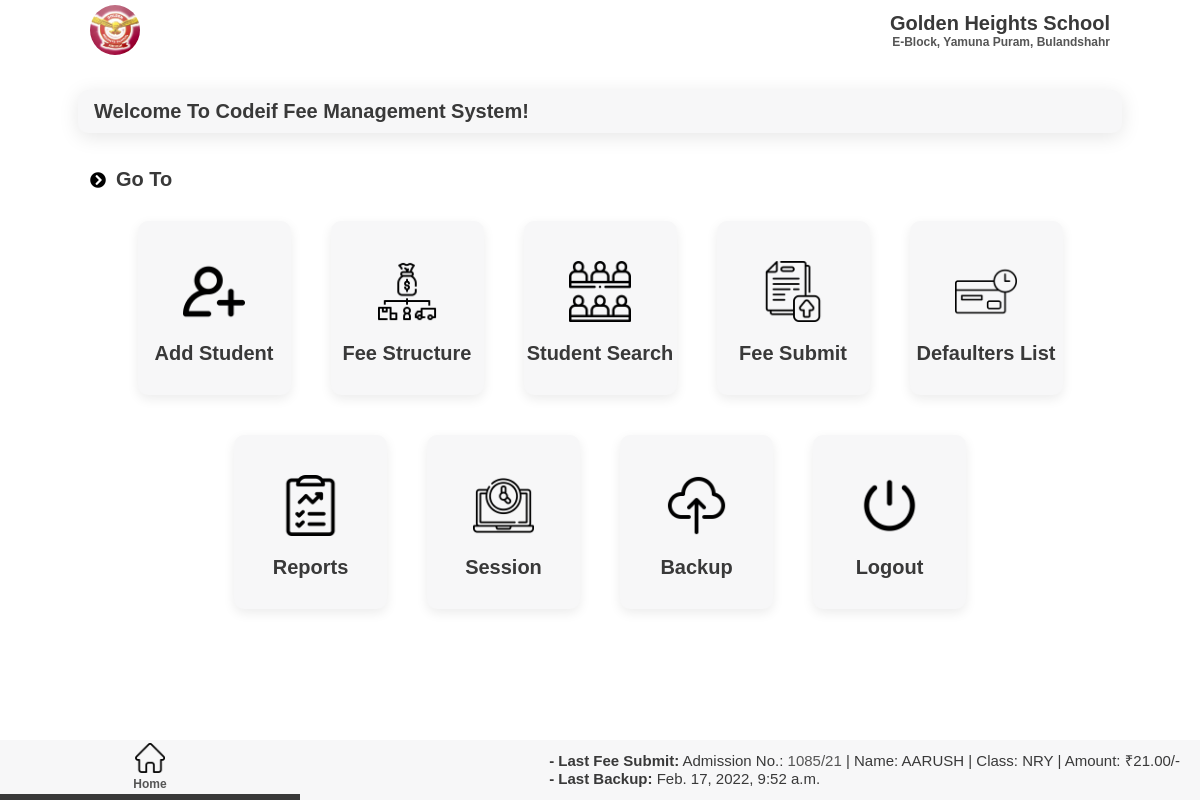
The app's page /dashboard (signed in) with its own data.
### fee/models.py (models this page shows)
class FeeSubmit(models.Model):
    student = models.ForeignKey('school.student', on_delete=models.CASCADE)
    txn_id = models.CharField(max_length=100, null=True, blank=True)
    amount = models.IntegerField()
    date = models.DateField(auto_now=True)
    submit_date = models.DateField()
    mop = models.CharField(max_length=50, default='Cash')
    memo_no = models.IntegerField(null=True, blank=True)
    session = models.ForeignKey('school.Session', on_delete=models.CASCADE, default=1)

### school/models.py (models this page shows)
class Student(models.Model):
    fname = models.CharField(max_length=50)
    mname = models.CharField(max_length=50, blank=True, null=True)
    lname = models.CharField(max_length=50, blank=True, null=True)
    email = models.EmailField(blank=True, null=True)
    phone = models.CharField(max_length=15, blank=True, null=True)
    fathername = models.CharField(max_length=70)
    mothername = models.CharField(max_length=70, blank=True, null=True)
    fatherphone = models.IntegerField(blank=True, null=True)
    fatheremail = models.EmailField(blank=True, null=True)
    address = models.CharField(max_length=200, blank=True, null=True)
    add_no = models.CharField(max_length=50)
    roll_no = models.CharField(max_length=5, blank=True, null=True)
    dob = models.DateField(blank=True, null=True)
    added_date = models.DateField(auto_now_add=True, blank=True, null=True)
    modified_date = models.DateField(auto_now=True)
    gender = models.CharField(max_length=15, blank=True, null=True)
    religion = models.CharField(max_length=15, blank=True, null=True)
    category = models.CharField(max_length=15, blank=True, null=True)
    Class = models.ForeignKey(Classes, on_delete=models.PROTECT)
    school = models.ForeignKey(School, on_delete=models.PROTECT, default=1)
    session = models.ForeignKey(Session, on_delete=models.CASCADE, default=1)

class Classes(models.Model):
    school = models.ForeignKey(School, on_delete=models.CASCADE)
    clas = models.CharField(max_length=30)
    class_no = models.IntegerField(null=True, blank=True)

### reports/models.py (models this page shows)
class Backup(models.Model):
    time = models.DateTimeField(auto_now_add=True)
    comment = models.CharField(max_length=200, blank=True, null=True)

### school/views.py (the view)
# urls.py: path('dashboard', views.dashboard, name='dashboard'),
def dashboard(request):
    user = request.user
    school = School.objects.get(user=user)
    try:
        last_fee_submit = FeeSubmit.objects.filter(session=Current.objects.all()[0].session).order_by('-id')[0]
    except:
        last_fee_submit = None
    print(last_fee_submit)
    last_backup = Backup.objects.last()
    return render(request, 'index.html', {'school': school, 'last_fee_submit': last_fee_submit, 'last_backup': last_backup})

### templates/index.html (shortened to what this page needs)
{% load static %}
<!DOCTYPE html>
<html lang="en">
  {% block head %}
  <head>
    {% block css %}
    <link rel="stylesheet" href="{% static '/css/all.css' %}" />
    <link rel="stylesheet" href="{% static '/css/style.css' %}" />
    {% endblock css %}
  </head>
  {% endblock head %}
  <body>
    <section id="main">
      {% block top_nav %}
      <section id="nav">
        <nav class="top-navbar">
          <div class="profile-picture">
            <img src="{% static '/img/golden_heights.jpg' %}" />
          </div>
          <div class="school-name">
            <h2>Golden Heights School</h2>
            <h5 class="faded">E-Block, Yamuna Puram, Bulandshahr</h5>
          </div>
        </nav>
      </section>
      {% endblock top_nav %}
      {% block content %}
      <section id="main-head" class="component-back">
        <h2>Welcome to Codeif Fee Management System!</h2>
      </section>
      <section id="goto">
        <div class="goto">
          <div class="goto-head">
            <i class="fas fa-chevron-circle-right"></i>
            <h2>Go to</h2>
          </div>
          <div class="goto-list">
            <div class="goto-item">
              <a href="{% url 'school:studentAdd' %}">
                <div>
                  <img src="{% static '/img/add-student.png' %}" alt="" />
                  <h1>Add Student</h1>
                </div>
              </a>
            </div>
            <div class="goto-item">
              <a href="{% url 'fee:selectClass' %}">
                <div>
                  <img src="{% static '/img/fee-struct.png' %}" alt="" />
                  <h1>Fee Structure</h1>
                </div>
              </a>
            </div>
            <div class="goto-item">
              <a href="{% url 'school:students' %}">
                <div>
                  <img src="{% static '/img/class.png' %}" alt="" />
                  <h1>Student Search</h1>
                </div>
              </a>
            </div>
            <div class="goto-item">
              <a href="{% url 'fee:feeSubmit' %}">
                <div>
                  <img src="{% static '/img/submit-fee.png' %}" alt="" />
                  <h1>Fee Submit</h1>
                </div>
              </a>
            </div>
            <div class="goto-item">
              <a href="{% url 'reports:defaulters' %}">
                <div>
                  <img src="{% static '/img/defaulters.png' %}" alt="" />
                  <h1>Defaulters List</h1>
                </div>
              </a>
            </div>
            <div class="goto-item">
              <a href="{% url 'reports:generate' %}">
                <div>
                  <img src="{% static '/img/report.png' %}" alt="" />
                  <h1>Reports</h1>
                </div>
              </a>
            </div>
            <div class="goto-item">
              <a href="{% url 'school:sessions' %}">
                <div>
                  <img src="{% static '/img/session.png' %}" alt="" />
                  <h1>Session</h1>
                </div>
              </a>
            </div>
            <div class="goto-item">
              <a href="{% url 'reports:backup' %}">
                <div>
                  <img src="{% static '/img/backup.png' %}" alt="" />
                  <h1>Backup</h1>
                </div>
              </a>
            </div>
            <div class="goto-item">
              <a href="{% url 'school:logout' %}">
                <div>
                  <img src="{% static '/img/logout.png' %}" alt="" />
                  <h1>Logout</h1>
                </div>
              </a>
            </div>
          </div>
        </div>
      </section>
      {% endblock content %}
      {% block bottom_nav %}
      <section id="bottom-nav">
        <nav class="bottom-navbar">
          <div class="nav-links">
            <div class="nav-button nav-current">
              <a href="{% url 'school:dashboard' %}">
                <img src="{% static '/img/home.png' %}" />
                <h5 class="faded">Home</h5>
              </a>
            </div>
            {% block activity_log %}
            <div class="activity-log">
              <div class="log-fee-submit">
                <p>
                  <span class="bolder">- Last Fee Submit:</span> Admission No.:
                  <span class="faded">{{last_fee_submit.student.add_no}}</span> | Name:
                  {{last_fee_submit.student.fname}} | Class: {{last_fee_submit.student.Class.clas}} | Amount: &#8377;{{last_fee_submit.amount}}.00/-
                </p>
              </div>
              <div class="log-last-backup">
                <p><span class="bolder">- Last Backup:</span> {{last_backup.time}}</p>
              </div>
            </div>
            {% endblock activity_log %}
          </div>
        </nav>
      </section>
      {% endblock bottom_nav %}
    </section>
  </body>
</html>

### static/css/all.css (style rules this page uses)
.fa, .fas, .far, .fal, .fad, .fab { -moz-osx-font-smoothing: grayscale; -webkit-font-smoothing: antialiased; display: inline-block; font-style: normal; font-variant: normal; text-rendering: auto; line-height: 1; }
.fa-chevron-circle-right:before { content: "\f138"; }
.fa, .fas { font-family: 'Font Awesome 5 Free'; font-weight: 900; }

### static/css/style.css (style rules this page uses)
:root { --dark-green: #1ab7ea; --light-green: #9cdabd; --dark-red: #fb3f4a; --light-red: #fb878e; --light-red: #2196f3; --light-grey: #f7f7f8; --dark-grey: #e7e7e8; --dark: #393939; --faded: #555555; --center-width: 85%; }
* { box-sizing: border-box; margin: 0; padding: 0; }
body { font-family: "Arial", sans-serif; -webkit-font-smoothing: antialiased; }
a { text-decoration: none; }
* { margin: 0; padding: 0; }
#main { margin: auto; margin-bottom: 100px; width: 100%; background-color: #fff; }
#nav { margin-bottom: 30px; }
.top-navbar { margin: auto; display: flex; justify-content: space-between; align-items: center; align-content: center; height: 60px; width: var(--center-width); }
.profile-picture { height: 50px; width: 50px; }
.profile-picture img { height: 100%; width: 100%; border-radius: 50px; object-fit: cover; }
.school-name { display: flex; flex-direction: column; align-items: flex-end; }
#goto { margin-bottom: 60px; }
.home-menu, .goto { margin: 35px auto 0; width: var(--center-width); display: flex; flex-direction: column; justify-content: space-between; padding-bottom: 10px; }
.home-menu-head, .goto-head { flex-direction: row; display: flex; align-items: center; }
.home-menu-head > h2, .goto-head > h2 { margin: 0px 10px; }
.menu-list, .component-back { background-color: var(--light-grey); border-radius: 10px; display: flex; justify-content: space-between; align-items: center; margin: 1em 0; padding: 10px 16px; transition: all 0.5s ease 0s; box-shadow: 0px 4px 20px rgba(0, 0, 0, 0.1); }
.goto-list { display: flex; margin: 10px 0px; flex-wrap: wrap; justify-content: center; }
.goto-item { display: flex; flex-direction: column; max-width: 15%; align-items: center; background-color: var(--light-grey); padding: 30px 0px; border-radius: 10px; margin: 20px; width: 15%; box-shadow: rgba(0, 0, 0, 0.08) 0px 4px 12px; }
.goto-item > a { color: #000; width: 100%; }
.goto-item > a > div { display: flex; flex-direction: column; align-items: center; }
.goto-item h1 { font-size: 20px; text-align: center; margin-top: 10px; }
.goto-item img { width: 40%; height: 40%; padding: 10px 0; }
.bottom-navbar { margin: auto; position: fixed; bottom: 0; background-color: var(--light-grey); height: 60px; width: 100%; }
.nav-links { margin: auto; width: var(--center-width); display: flex; justify-content: space-between; width: 100%; }
.nav-button { height: 60px; width: 25%; display: flex; flex-direction: column; justify-content: space-around; align-items: center; transition: all 0.3s ease-in-out 0.1s; }
.nav-button > a { width: 100%; text-align: center; }
.nav-button img { height: 30px; }
.nav-current { border-bottom: 6px solid var(--dark); color: var(--dark-green) !important; }
p { color: var(--dark); font-size: 15px; font-weight: 300; }
h1 { color: var(--dark); text-transform: capitalize; font-size: 24px; font-weight: 600; }
h2 { color: var(--dark); text-transform: capitalize; font-size: 20px; font-weight: 600; }
h5 { color: var(--dark); font-size: 12px; font-weight: 600; }
.faded { color: var(--faded); }
.activity-log { padding: 10px 20px; }
.bolder { font-weight: 600; }
#main-head { width: 87%; margin: 0 auto; }

### records on screen
FeeSubmit: student.add_no "1085/21", student.fname "AARUSH", student.Class.clas "NRY", amount "21"
Backup: time "Feb. 17, 2022, 9:52 a.m."
